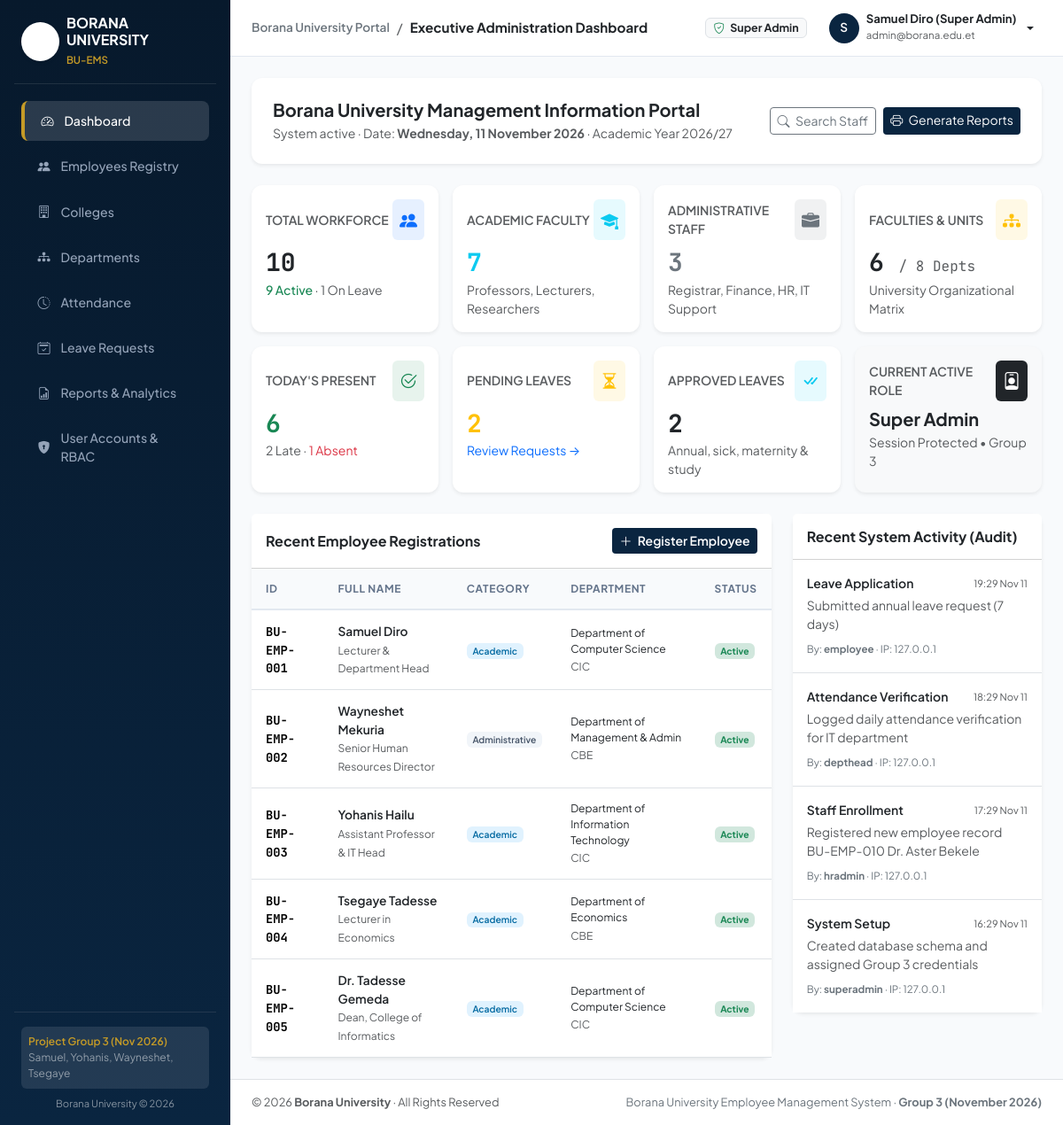
Page /admin/dashboard.php (signed in) on the committed database.
### tables this page shows
CREATE TABLE IF NOT EXISTS `employees` (
  `id` INT UNSIGNED AUTO_INCREMENT PRIMARY KEY,
  `employee_id` VARCHAR(30) NOT NULL UNIQUE,
  `first_name` VARCHAR(60) NOT NULL,
  `father_name` VARCHAR(60) NOT NULL,
  `grandfather_name` VARCHAR(60) NOT NULL,
  `gender` ENUM('Male', 'Female') NOT NULL,
  `date_of_birth` DATE NOT NULL,
  `national_id` VARCHAR(50) NOT NULL UNIQUE,
  `email` VARCHAR(100) NOT NULL UNIQUE,
  `phone` VARCHAR(30) NOT NULL,
  `emergency_contact` VARCHAR(100) NULL,
  `address` VARCHAR(255) NULL,
  `city` VARCHAR(80) DEFAULT 'Yabello',
  
   
  `staff_category` ENUM('academic', 'administrative') NOT NULL,
  `college_id` INT UNSIGNED NOT NULL,
  `department_id` INT UNSIGNED NOT NULL,
  `position` VARCHAR(120) NOT NULL,
  `academic_rank` VARCHAR(80) NULL COMMENT 'Professor, Associate Prof, Assistant Prof, Lecturer, Graduate Assistant',
  `qualification` VARCHAR(100) NOT NULL,
  `specialization` VARCHAR(150) NULL,
  `employment_type` ENUM('Full-Time', 'Contract', 'Part-Time') DEFAULT 'Full-Time',
  `hire_date` DATE NOT NULL,
  `salary` DECIMAL(10,2) NOT NULL DEFAULT 0.00,
  `status` ENUM('active', 'on_leave', 'suspended', 'retired', 'terminated') DEFAULT 'active',
  `photo_path` VARCHAR(255) NULL,
  `created_at` TIMESTAMP DEFAULT CURRENT_TIMESTAMP,
  `updated_at` TIMESTAMP DEFAULT CURRENT_TIMESTAMP ON UPDATE CURRENT_TIMESTAMP,
  
  INDEX `idx_emp_id` (`employee_id`),
  INDEX `idx_staff_cat` (`staff_category`),
  INDEX `idx_status` (`status`),
  CONSTRAINT `fk_emp_college` FOREIGN KEY (`college_id`) 
    REFERENCES `colleges`(`id`) ON DELETE RESTRICT ON UPDATE CASCADE,
  CONSTRAINT `fk_emp_dept` FOREIGN KEY (`department_id`) 
    REFERENCES `departments`(`id`) ON DELETE RESTRICT ON UPDATE CASCADE
);

CREATE TABLE IF NOT EXISTS `departments` (
  `id` INT UNSIGNED AUTO_INCREMENT PRIMARY KEY,
  `college_id` INT UNSIGNED NOT NULL,
  `code` VARCHAR(20) NOT NULL UNIQUE,
  `name` VARCHAR(150) NOT NULL,
  `head_name` VARCHAR(120) NULL,
  `office_location` VARCHAR(100) NULL,
  `email` VARCHAR(100) NULL,
  `phone` VARCHAR(30) NULL,
  `created_at` TIMESTAMP DEFAULT CURRENT_TIMESTAMP,
  `updated_at` TIMESTAMP DEFAULT CURRENT_TIMESTAMP ON UPDATE CURRENT_TIMESTAMP,
  CONSTRAINT `fk_dept_college` FOREIGN KEY (`college_id`) 
    REFERENCES `colleges`(`id`) ON DELETE RESTRICT ON UPDATE CASCADE
);

CREATE TABLE IF NOT EXISTS `colleges` (
  `id` INT UNSIGNED AUTO_INCREMENT PRIMARY KEY,
  `code` VARCHAR(20) NOT NULL UNIQUE,
  `name` VARCHAR(150) NOT NULL,
  `dean_name` VARCHAR(120) NULL,
  `description` TEXT NULL,
  `established_year` INT UNSIGNED DEFAULT 2018,
  `created_at` TIMESTAMP DEFAULT CURRENT_TIMESTAMP,
  `updated_at` TIMESTAMP DEFAULT CURRENT_TIMESTAMP ON UPDATE CURRENT_TIMESTAMP
);

CREATE TABLE IF NOT EXISTS `activity_logs` (
  `id` INT UNSIGNED AUTO_INCREMENT PRIMARY KEY,
  `user_id` INT UNSIGNED NULL,
  `username` VARCHAR(60) NOT NULL,
  `user_role` VARCHAR(50) NOT NULL,
  `action` VARCHAR(100) NOT NULL,
  `details` TEXT NULL,
  `ip_address` VARCHAR(45) NULL,
  `created_at` TIMESTAMP DEFAULT CURRENT_TIMESTAMP,
  INDEX `idx_log_user` (`user_id`),
  INDEX `idx_log_date` (`created_at`)
);

### admin/dashboard.php (the view, shortened to what the rows shown need)
<?php
require_once APP_ROOT . '/includes/functions.php';
$pdo = require_once APP_ROOT . '/config/database.php';
$stmt = $pdo->query("SELECT * FROM activity_logs ORDER BY created_at DESC LIMIT 6");
$recent_activities = $stmt->fetchAll();
$stmt = $pdo->query("
    SELECT e.*, c.code AS college_code, d.name AS dept_name
    FROM employees e
    LEFT JOIN colleges c ON e.college_id = c.id
    LEFT JOIN departments d ON e.department_id = d.id
    ORDER BY e.created_at DESC
    LIMIT 5
");
$recent_employees = $stmt->fetchAll();
require_once APP_ROOT . '/includes/header.php';
?>
<div class="main-content flex-grow-1 d-flex flex-column min-vh-100" style="background-color: #f8fafc;">
    <div class="container-fluid p-4">
        <div class="row g-4">
            <div class="col-lg-8">
                <div class="card border-0 shadow-sm">
                    <div class="table-responsive">
                        <table class="table table-hover align-middle mb-0">
                            <thead>
                                <tr>
                                    <th>ID</th>
                                    <th>Full Name</th>
                                    <th>Category</th>
                                    <th>Department</th>
                                    <th>Status</th>
                                </tr>
                            </thead>
                            <tbody>
                                <?php if (empty($recent_employees)): ?>
                                    <tr><td colspan="5" class="text-center py-4 text-muted">No registered employees yet.</td></tr>
                                <?php else: ?>
                                    <?php foreach ($recent_employees as $emp): ?>
                                    <tr>
                                        <td class="font-mono fw-bold text-bu-navy"><?= e($emp['employee_id']) ?></td>
                                        <td>
                                            <div class="fw-semibold text-dark"><?= e($emp['first_name'] . ' ' . $emp['father_name']) ?></div>
                                            <small class="text-muted"><?= e($emp['position']) ?></small>
                                        </td>
                                        <td>
                                            <?php if ($emp['staff_category'] === 'academic'): ?>
                                                <span class="badge badge-academic">Academic</span>
                                            <?php else: ?>
                                                <span class="badge badge-admin">Administrative</span>
                                            <?php endif; ?>
                                        </td>
                                        <td>
                                            <div class="text-dark small"><?= e($emp['dept_name'] ?? 'Unassigned') ?></div>
                                            <small class="text-muted"><?= e($emp['college_code'] ?? '') ?></small>
                                        </td>
                                        <td>
                                            <?php if ($emp['status'] === 'active'): ?>
                                                <span class="badge bg-success-subtle text-success">Active</span>
                                            <?php elseif ($emp['status'] === 'on_leave'): ?>
                                                <span class="badge bg-warning-subtle text-warning">On Leave</span>
                                            <?php else: ?>
                                                <span class="badge bg-secondary-subtle text-secondary"><?= e(ucfirst($emp['status'])) ?></span>
                                            <?php endif; ?>
                                        </td>
                                    </tr>
                                    <?php endforeach; ?>
                                <?php endif; ?>
                            </tbody>
                        </table>
                    </div>
                </div>
            </div>
            <div class="col-lg-4">
                <div class="card border-0 shadow-sm">
                    <div class="card-body p-0">
                        <div class="list-group list-group-flush">
                            <?php foreach ($recent_activities as $act): ?>
                            <div class="list-group-item p-3">
                                <div class="d-flex justify-content-between align-items-center mb-1">
                                    <span class="fw-semibold text-dark small"><?= e($act['action']) ?></span>
                                    <small class="text-muted" style="font-size: 0.7rem;"><?= date('H:i M d', strtotime($act['created_at'])) ?></small>
                                </div>
                                <p class="text-muted small mb-1"><?= e($act['details'] ?? '') ?></p>
                                <small class="text-secondary" style="font-size: 0.72rem;">
                                    By: <strong><?= e($act['username']) ?></strong> &middot; IP: <?= e($act['ip_address'] ?? '127.0.0.1') ?>
                                </small>
                            </div>
                            <?php endforeach; ?>
                        </div>
                    </div>
                </div>
            </div>
        </div>
    </div>
<?php require_once APP_ROOT . '/includes/footer.php'; ?>

### rows in the picture
employees: employee "BU-EMP-001", first_name+father_name "Samuel Diro", position "Lecturer & Department Head", staff_category "Academic", department.name "Department of Computer Science", college.code "CIC", status "Active"
employees: employee "BU-EMP-002", first_name+father_name "Wayneshet Mekuria", position "Senior Human Resources Director", staff_category "Administrative", department.name "Department of Management & Admin", college.code "CBE", status "Active"
employees: employee "BU-EMP-003", first_name+father_name "Yohanis Hailu", position "Assistant Professor & IT Head", staff_category "Academic", department.name "Department of Information Technology", college.code "CIC", status "Active"
employees: employee "BU-EMP-004", first_name+father_name "Tsegaye Tadesse", position "Lecturer in Economics", staff_category "Academic", department.name "Department of Economics", college.code "CBE", status "Active"
employees: employee "BU-EMP-005", first_name+father_name "Dr. Tadesse Gemeda", position "Dean, College of Informatics", staff_category "Academic", department.name "Department of Computer Science", college.code "CIC", status "Active"
activity_logs: action "Leave Application", created_at "19:29 Nov 11", details "Submitted annual leave request (7 days)", username "employee", ip_address "127.0.0.1"
activity_logs: action "Attendance Verification", created_at "18:29 Nov 11", details "Logged daily attendance verification for IT department", username "depthead", ip_address "127.0.0.1"
activity_logs: action "Staff Enrollment", created_at "17:29 Nov 11", details "Registered new employee record BU-EMP-010 Dr. Aster Bekele", username "hradmin", ip_address "127.0.0.1"
activity_logs: action "System Setup", created_at "16:29 Nov 11", details "Created database schema and assigned Group 3 credentials", username "superadmin", ip_address "127.0.0.1"

### other values in the picture
$app_config['institution_name'] "BORANA UNIVERSITY"
$app_config['app_short_name'] "BU-EMS"
$page_title "Executive Administration Dashboard"
str_replace('_', ' ', $user['role_name'] ?? 'Guest') "Super Admin"
substr($user['full_name'] ?? 'U', 0, 1) "S"
$user['full_name'] "Samuel Diro (Super Admin)"
$user['email'] "admin@borana.edu.et"
$stats_emp['total_employees'] "10"
$stats_emp['total_active'] "9"
$stats_emp['total_on_leave'] "1"
$stats_emp['total_academic'] "7"
$stats_emp['total_admin'] "3"
$total_colleges "6"
$total_departments "8"
$stats_att['present_count'] "6"
